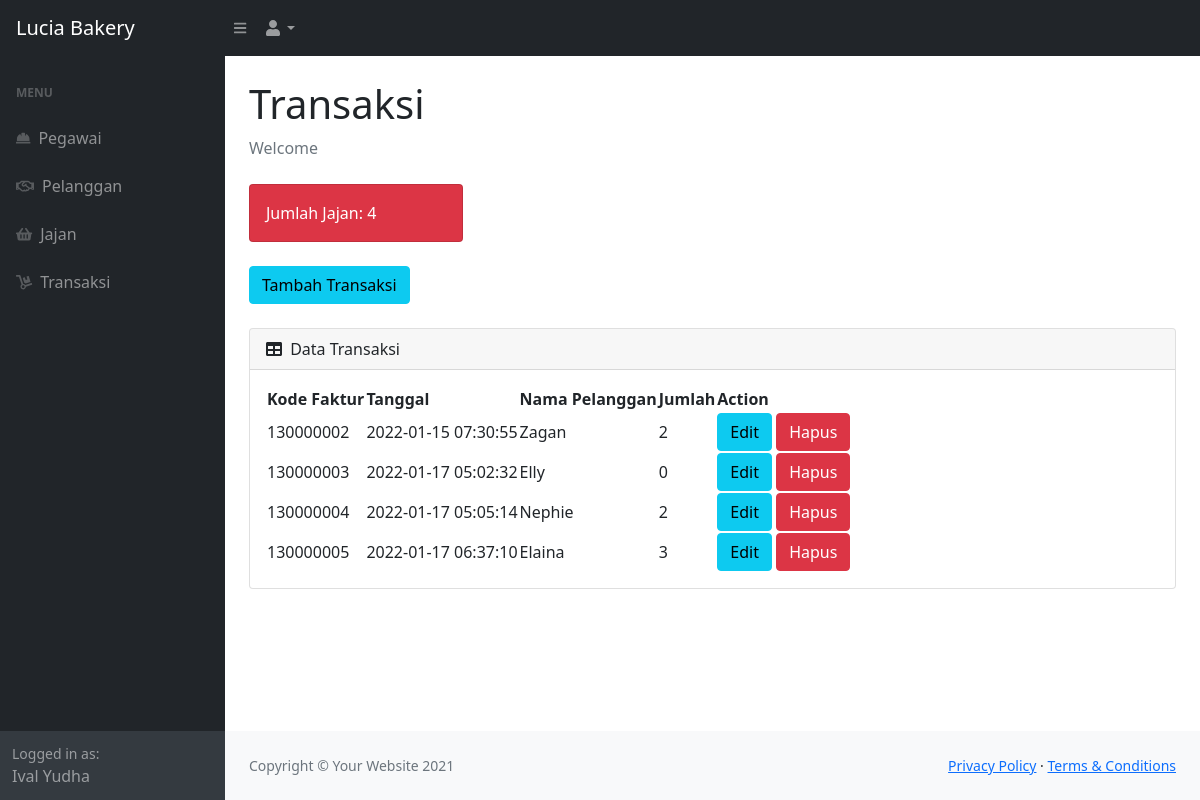
Screenshot of /masuk.php with the database file from the repository.
### tables this page shows
CREATE TABLE `faktur` (
  `kode_faktur` int(11) NOT NULL,
  `tanggal` timestamp NULL DEFAULT current_timestamp(),
  `id_pelanggan` varchar(20) DEFAULT NULL,
  `nip` varchar(50) DEFAULT NULL,
  `total` int(11) DEFAULT NULL,
  `jumlah_bayar` int(11) DEFAULT NULL,
  `id_tipe_pembayaran` varchar(20) DEFAULT NULL,
  `kembalian` int(11) DEFAULT NULL
);

CREATE TABLE `pelanggan` (
  `id_pelanggan` varchar(20) NOT NULL,
  `nama_pelanggan` varchar(50) DEFAULT NULL,
  `id_jenis_kelamin` set('LK','PR') DEFAULT NULL,
  `id_status` int(11) DEFAULT NULL
);

### masuk.php (the view, shortened to what this page needs)
<!DOCTYPE html>
<html lang="en">
    <head>
        <link href="https://cdn.jsdelivr.net/npm/simple-datatables@latest/dist/style.css" rel="stylesheet" />
        <link href="css/styles.css" rel="stylesheet" />
    </head>
    <body class="sb-nav-fixed">
        <nav class="sb-topnav navbar navbar-expand navbar-dark bg-dark">
            <a class="navbar-brand ps-3" href="index.php">Lucia Bakery</a>
            <button class="btn btn-link btn-sm order-1 order-lg-0 me-4 me-lg-0" id="sidebarToggle" href="#!"><i class="fas fa-bars"></i></button>
            <ul class="navbar-nav ms-auto ms-md-0 me-3 me-lg-4">
                <li class="nav-item dropdown">
                    <a class="nav-link dropdown-toggle" id="navbarDropdown" href="#" role="button" data-bs-toggle="dropdown" aria-expanded="false"><i class="fas fa-user fa-fw"></i></a>
                </li>
            </ul>
        </nav>
        <div id="layoutSidenav">
            <div id="layoutSidenav_nav">
                <nav class="sb-sidenav accordion sb-sidenav-dark" id="sidenavAccordion">
                    <div class="sb-sidenav-menu">
                        <div class="nav">
                            <div class="sb-sidenav-menu-heading">Menu</div>
                            <a class="nav-link" href="pegawai.php">
                                <div class="sb-nav-link-icon"><i class="fas fa-hard-hat"></i></div>
                                Pegawai
                            </a>
                            <a class="nav-link" href="pelanggan.php">
                                <div class="sb-nav-link-icon"><i class="far fa-handshake"></i></div>
                                Pelanggan
                            </a>
                            <a class="nav-link" href="jajan.php">
                                <div class="sb-nav-link-icon"><i class="fas fa-shopping-basket"></i></div>
                                Jajan
                            </a>
                            <a class="nav-link" href="transaksi.php">
                                <div class="sb-nav-link-icon"><i class="fas fa-dolly"></i></div>
                                Transaksi
                            </a>
                        </div>
                    </div>
                    <div class="sb-sidenav-footer">
                        <div class="small">Logged in as:</div>
                        Ival Yudha
                    </div>
                </nav>
            </div>
            <div id="layoutSidenav_content">
                <main>
                    <div class="container-fluid px-4">
                        <h1 class="mt-4">Transaksi</h1>
                        <ol class="breadcrumb mb-4">
                            <li class="breadcrumb-item active">Welcome</li>
                        </ol>
                        <?php
                            $datatransaksi = mysqli_query($conn,"select * from faktur");
                            $jumlahtransaksi = mysqli_num_rows($datatransaksi);
                        ?>
                        <div class="row">
                            <div class="col-xl-3 col-md-6">
                                <div class="card bg-danger text-white mb-4">
                                    <div class="card-body">Jumlah Jajan: <?php echo $jumlahtransaksi ?></div>
                                </div>
                            </div>
                        </div>
                        <button type="button" class="btn btn-info mb-4 " data-bs-toggle="modal" data-bs-target="#myModal">
                            Tambah Transaksi
                        </button>
                        <div class="card mb-4">
                            <div class="card-header">
                                <i class="fas fa-table me-1"></i>
                                Data Transaksi
                            </div>
                            <div class="card-body">
                                <table id="datatablesSimple">
                                    <thead>
                                        <tr>
                                            <th>Kode Faktur</th>
                                            <th>Tanggal</th>
                                            <th>Nama Pelanggan</th>
                                            <th>Jumlah</th>
                                            <th>Action</th>
                                        </tr>
                                    </thead>
                                    <tbody>
                                    <?php
                                        $get = mysqli_query($conn,"select * from faktur f, pelanggan pl where f.id_pelanggan=pl.id_pelanggan");
                                        while($trk=mysqli_fetch_array($get)){
                                        $kode_faktur = $trk['kode_faktur'];
                                        $tanggal = $trk['tanggal'];
                                        $nama_pelanggan = $trk['nama_pelanggan'];
                                        $hitungjumlah = mysqli_query($conn,"select * from transaksi where kode_faktur='$kode_faktur'");
                                        $jumlah = mysqli_num_rows($hitungjumlah);
                                    ?>
                                        <tr>
                                            <td><?=$kode_faktur;?></td>
                                            <td><?=$tanggal;?></td>
                                            <td><?=$nama_pelanggan;?></td>
                                            <td><?=$jumlah;?></td>
                                            <td><button type="button" class="btn btn-info" data-bs-toggle="modal" data-bs-target="#edit">Edit</button>
                                                <button type="button" class="btn btn-danger" data-bs-toggle="modal" data-bs-target="#hapus">Hapus</button>
                                            </td>
                                        </tr>
                                    <?php
                                        };
                                    ?>
                                    </tbody>
                                </table>
                            </div>
                        </div>
                    </div>
                </main>
                <footer class="py-4 bg-light mt-auto">
                    <div class="container-fluid px-4">
                        <div class="d-flex align-items-center justify-content-between small">
                            <div class="text-muted">Copyright &copy; Your Website 2021</div>
                            <div>
                                <a href="#">Privacy Policy</a>
                                &middot;
                                <a href="#">Terms &amp; Conditions</a>
                            </div>
                        </div>
                    </div>
                </footer>
            </div>
        </div>
    </body>
</html>

### rows the page displays
faktur: kode_faktur "130000002", tanggal "2022-01-15 07:30:55", id_pelanggan.nama_pelanggan "Zagan", jumlah "2"
faktur: kode_faktur "130000003", tanggal "2022-01-17 05:02:32", id_pelanggan.nama_pelanggan "Elly", jumlah "0"
faktur: kode_faktur "130000004", tanggal "2022-01-17 05:05:14", id_pelanggan.nama_pelanggan "Nephie", jumlah "2"
faktur: kode_faktur "130000005", tanggal "2022-01-17 06:37:10", id_pelanggan.nama_pelanggan "Elaina", jumlah "3"

### other values shown
$jumlahtransaksi "4"
